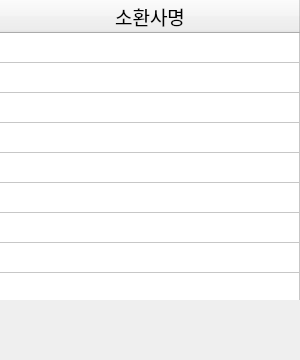
<?xml version="1.0" encoding="UTF-8"?>
<ui version="4.0">
 <class>Dialog</class>
 <widget class="QDialog" name="Dialog">
  <property name="geometry">
   <rect>
    <x>0</x>
    <y>0</y>
    <width>300</width>
    <height>360</height>
   </rect>
  </property>
  <property name="sizePolicy">
   <sizepolicy hsizetype="Fixed" vsizetype="Fixed">
    <horstretch>0</horstretch>
    <verstretch>0</verstretch>
   </sizepolicy>
  </property>
  <property name="minimumSize">
   <size>
    <width>300</width>
    <height>360</height>
   </size>
  </property>
  <property name="maximumSize">
   <size>
    <width>300</width>
    <height>360</height>
   </size>
  </property>
  <property name="sizeIncrement">
   <size>
    <width>300</width>
    <height>360</height>
   </size>
  </property>
  <property name="baseSize">
   <size>
    <width>300</width>
    <height>360</height>
   </size>
  </property>
  <property name="font">
   <font>
    <family>Adobe Devanagari</family>
   </font>
  </property>
  <property name="windowTitle">
   <string>팀 나누기</string>
  </property>
  <widget class="QTableWidget" name="tableWidget">
   <property name="geometry">
    <rect>
     <x>0</x>
     <y>0</y>
     <width>300</width>
     <height>300</height>
    </rect>
   </property>
   <property name="sizePolicy">
    <sizepolicy hsizetype="Fixed" vsizetype="Fixed">
     <horstretch>0</horstretch>
     <verstretch>0</verstretch>
    </sizepolicy>
   </property>
   <property name="minimumSize">
    <size>
     <width>300</width>
     <height>300</height>
    </size>
   </property>
   <property name="maximumSize">
    <size>
     <width>300</width>
     <height>300</height>
    </size>
   </property>
   <property name="sizeIncrement">
    <size>
     <width>300</width>
     <height>300</height>
    </size>
   </property>
   <property name="baseSize">
    <size>
     <width>300</width>
     <height>300</height>
    </size>
   </property>
   <property name="font">
    <font>
     <pointsize>14</pointsize>
     <weight>50</weight>
     <bold>false</bold>
     <kerning>false</kerning>
    </font>
   </property>
   <property name="focusPolicy">
    <enum>Qt::TabFocus</enum>
   </property>
   <property name="autoFillBackground">
    <bool>false</bool>
   </property>
   <property name="frameShape">
    <enum>QFrame::NoFrame</enum>
   </property>
   <property name="verticalScrollBarPolicy">
    <enum>Qt::ScrollBarAlwaysOff</enum>
   </property>
   <property name="horizontalScrollBarPolicy">
    <enum>Qt::ScrollBarAlwaysOff</enum>
   </property>
   <property name="editTriggers">
    <set>QAbstractItemView::NoEditTriggers</set>
   </property>
   <property name="wordWrap">
    <bool>false</bool>
   </property>
   <property name="cornerButtonEnabled">
    <bool>false</bool>
   </property>
   <property name="rowCount">
    <number>10</number>
   </property>
   <property name="columnCount">
    <number>2</number>
   </property>
   <attribute name="horizontalHeaderVisible">
    <bool>true</bool>
   </attribute>
   <attribute name="horizontalHeaderDefaultSectionSize">
    <number>300</number>
   </attribute>
   <attribute name="horizontalHeaderHighlightSections">
    <bool>false</bool>
   </attribute>
   <attribute name="horizontalHeaderMinimumSectionSize">
    <number>300</number>
   </attribute>
   <attribute name="verticalHeaderVisible">
    <bool>false</bool>
   </attribute>
   <attribute name="verticalHeaderMinimumSectionSize">
    <number>30</number>
   </attribute>
   <attribute name="verticalHeaderShowSortIndicator" stdset="0">
    <bool>false</bool>
   </attribute>
   <row/>
   <row/>
   <row/>
   <row/>
   <row/>
   <row/>
   <row/>
   <row/>
   <row/>
   <row/>
   <column>
    <property name="text">
     <string>소환사명</string>
    </property>
   </column>
   <column/>
  </widget>
 </widget>
 <resources/>
 <connections/>
</ui>
